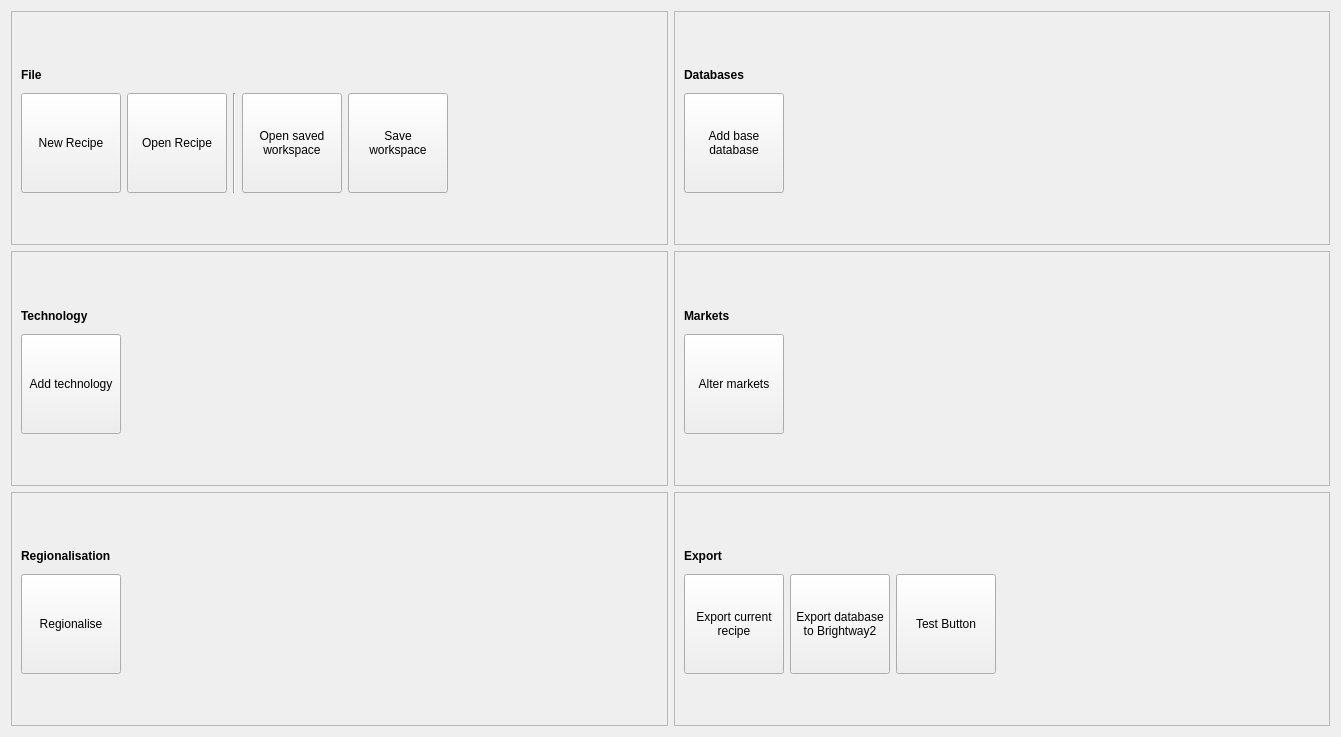
<?xml version="1.0" encoding="UTF-8"?>
<ui version="4.0">
 <class>ActionsWidget</class>
 <widget class="QWidget" name="ActionsWidget">
  <property name="geometry">
   <rect>
    <x>0</x>
    <y>0</y>
    <width>1341</width>
    <height>737</height>
   </rect>
  </property>
  <property name="windowTitle">
   <string>Form</string>
  </property>
  <layout class="QGridLayout" name="gridLayout_7">
   <item row="0" column="0">
    <widget class="QFrame" name="fileFrame">
     <property name="frameShape">
      <enum>QFrame::StyledPanel</enum>
     </property>
     <property name="frameShadow">
      <enum>QFrame::Raised</enum>
     </property>
     <layout class="QGridLayout" name="gridLayout_6">
      <item row="0" column="0">
       <layout class="QVBoxLayout" name="verticalLayout_6">
        <item>
         <widget class="QLabel" name="label_6">
          <property name="maximumSize">
           <size>
            <width>16777215</width>
            <height>25</height>
           </size>
          </property>
          <property name="font">
           <font>
            <weight>75</weight>
            <bold>true</bold>
           </font>
          </property>
          <property name="text">
           <string>File</string>
          </property>
         </widget>
        </item>
        <item>
         <layout class="QHBoxLayout" name="horizontalLayout_6">
          <item>
           <widget class="QPushButton" name="newButton">
            <property name="minimumSize">
             <size>
              <width>100</width>
              <height>100</height>
             </size>
            </property>
            <property name="maximumSize">
             <size>
              <width>100</width>
              <height>100</height>
             </size>
            </property>
            <property name="baseSize">
             <size>
              <width>50</width>
              <height>50</height>
             </size>
            </property>
            <property name="text">
             <string>New Recipe</string>
            </property>
           </widget>
          </item>
          <item>
           <widget class="QPushButton" name="loadButton">
            <property name="minimumSize">
             <size>
              <width>100</width>
              <height>100</height>
             </size>
            </property>
            <property name="maximumSize">
             <size>
              <width>100</width>
              <height>100</height>
             </size>
            </property>
            <property name="baseSize">
             <size>
              <width>50</width>
              <height>50</height>
             </size>
            </property>
            <property name="text">
             <string>Open Recipe</string>
            </property>
           </widget>
          </item>
          <item>
           <widget class="Line" name="line">
            <property name="orientation">
             <enum>Qt::Vertical</enum>
            </property>
           </widget>
          </item>
          <item>
           <widget class="QPushButton" name="loaderButton">
            <property name="minimumSize">
             <size>
              <width>100</width>
              <height>100</height>
             </size>
            </property>
            <property name="maximumSize">
             <size>
              <width>100</width>
              <height>100</height>
             </size>
            </property>
            <property name="baseSize">
             <size>
              <width>50</width>
              <height>50</height>
             </size>
            </property>
            <property name="text">
             <string>Open saved
workspace</string>
            </property>
           </widget>
          </item>
          <item>
           <widget class="QPushButton" name="saveLoaderButton">
            <property name="minimumSize">
             <size>
              <width>100</width>
              <height>100</height>
             </size>
            </property>
            <property name="maximumSize">
             <size>
              <width>100</width>
              <height>100</height>
             </size>
            </property>
            <property name="text">
             <string>Save
workspace</string>
            </property>
           </widget>
          </item>
          <item>
           <spacer name="horizontalSpacer_8">
            <property name="orientation">
             <enum>Qt::Horizontal</enum>
            </property>
            <property name="sizeHint" stdset="0">
             <size>
              <width>40</width>
              <height>20</height>
             </size>
            </property>
           </spacer>
          </item>
         </layout>
        </item>
       </layout>
      </item>
     </layout>
    </widget>
   </item>
   <item row="0" column="1">
    <widget class="QFrame" name="databaseFrame">
     <property name="frameShape">
      <enum>QFrame::StyledPanel</enum>
     </property>
     <property name="frameShadow">
      <enum>QFrame::Raised</enum>
     </property>
     <layout class="QGridLayout" name="gridLayout">
      <item row="0" column="0">
       <layout class="QVBoxLayout" name="verticalLayout">
        <item>
         <widget class="QLabel" name="label">
          <property name="maximumSize">
           <size>
            <width>16777215</width>
            <height>25</height>
           </size>
          </property>
          <property name="font">
           <font>
            <weight>75</weight>
            <bold>true</bold>
           </font>
          </property>
          <property name="text">
           <string>Databases</string>
          </property>
         </widget>
        </item>
        <item>
         <layout class="QHBoxLayout" name="horizontalLayout">
          <item>
           <widget class="QPushButton" name="baseDatabaseButton">
            <property name="sizePolicy">
             <sizepolicy hsizetype="Maximum" vsizetype="Fixed">
              <horstretch>0</horstretch>
              <verstretch>0</verstretch>
             </sizepolicy>
            </property>
            <property name="minimumSize">
             <size>
              <width>100</width>
              <height>100</height>
             </size>
            </property>
            <property name="maximumSize">
             <size>
              <width>100</width>
              <height>100</height>
             </size>
            </property>
            <property name="baseSize">
             <size>
              <width>50</width>
              <height>50</height>
             </size>
            </property>
            <property name="text">
             <string>Add base
database</string>
            </property>
           </widget>
          </item>
          <item>
           <spacer name="horizontalSpacer">
            <property name="orientation">
             <enum>Qt::Horizontal</enum>
            </property>
            <property name="sizeHint" stdset="0">
             <size>
              <width>40</width>
              <height>20</height>
             </size>
            </property>
           </spacer>
          </item>
         </layout>
        </item>
       </layout>
      </item>
     </layout>
    </widget>
   </item>
   <item row="1" column="0">
    <widget class="QFrame" name="technologyFrame">
     <property name="frameShape">
      <enum>QFrame::StyledPanel</enum>
     </property>
     <property name="frameShadow">
      <enum>QFrame::Raised</enum>
     </property>
     <layout class="QGridLayout" name="gridLayout_2">
      <item row="0" column="0">
       <layout class="QVBoxLayout" name="verticalLayout_2">
        <item>
         <widget class="QLabel" name="label_2">
          <property name="maximumSize">
           <size>
            <width>16777215</width>
            <height>25</height>
           </size>
          </property>
          <property name="font">
           <font>
            <weight>75</weight>
            <bold>true</bold>
           </font>
          </property>
          <property name="text">
           <string>Technology</string>
          </property>
         </widget>
        </item>
        <item>
         <layout class="QHBoxLayout" name="horizontalLayout_2">
          <item>
           <widget class="QPushButton" name="technologyFileButton">
            <property name="minimumSize">
             <size>
              <width>100</width>
              <height>100</height>
             </size>
            </property>
            <property name="maximumSize">
             <size>
              <width>100</width>
              <height>100</height>
             </size>
            </property>
            <property name="baseSize">
             <size>
              <width>50</width>
              <height>50</height>
             </size>
            </property>
            <property name="text">
             <string>Add technology</string>
            </property>
           </widget>
          </item>
          <item>
           <spacer name="horizontalSpacer_2">
            <property name="orientation">
             <enum>Qt::Horizontal</enum>
            </property>
            <property name="sizeHint" stdset="0">
             <size>
              <width>40</width>
              <height>20</height>
             </size>
            </property>
           </spacer>
          </item>
         </layout>
        </item>
       </layout>
      </item>
     </layout>
    </widget>
   </item>
   <item row="1" column="1">
    <widget class="QFrame" name="marketsFrame">
     <property name="frameShape">
      <enum>QFrame::StyledPanel</enum>
     </property>
     <property name="frameShadow">
      <enum>QFrame::Raised</enum>
     </property>
     <layout class="QGridLayout" name="gridLayout_4">
      <item row="0" column="0">
       <layout class="QVBoxLayout" name="verticalLayout_4">
        <item>
         <widget class="QLabel" name="label_4">
          <property name="maximumSize">
           <size>
            <width>16777215</width>
            <height>25</height>
           </size>
          </property>
          <property name="font">
           <font>
            <weight>75</weight>
            <bold>true</bold>
           </font>
          </property>
          <property name="text">
           <string>Markets</string>
          </property>
         </widget>
        </item>
        <item>
         <layout class="QHBoxLayout" name="horizontalLayout_4">
          <item>
           <widget class="QPushButton" name="marketsButton">
            <property name="minimumSize">
             <size>
              <width>100</width>
              <height>100</height>
             </size>
            </property>
            <property name="maximumSize">
             <size>
              <width>100</width>
              <height>100</height>
             </size>
            </property>
            <property name="baseSize">
             <size>
              <width>50</width>
              <height>50</height>
             </size>
            </property>
            <property name="text">
             <string>Alter markets</string>
            </property>
           </widget>
          </item>
          <item>
           <spacer name="horizontalSpacer_4">
            <property name="orientation">
             <enum>Qt::Horizontal</enum>
            </property>
            <property name="sizeHint" stdset="0">
             <size>
              <width>40</width>
              <height>20</height>
             </size>
            </property>
           </spacer>
          </item>
         </layout>
        </item>
       </layout>
      </item>
     </layout>
    </widget>
   </item>
   <item row="2" column="0">
    <widget class="QFrame" name="regionalisationFrame">
     <property name="frameShape">
      <enum>QFrame::StyledPanel</enum>
     </property>
     <property name="frameShadow">
      <enum>QFrame::Raised</enum>
     </property>
     <layout class="QGridLayout" name="gridLayout_3">
      <item row="0" column="0">
       <layout class="QVBoxLayout" name="verticalLayout_3">
        <item>
         <widget class="QLabel" name="label_3">
          <property name="maximumSize">
           <size>
            <width>16777215</width>
            <height>25</height>
           </size>
          </property>
          <property name="font">
           <font>
            <weight>75</weight>
            <bold>true</bold>
           </font>
          </property>
          <property name="text">
           <string>Regionalisation</string>
          </property>
         </widget>
        </item>
        <item>
         <layout class="QHBoxLayout" name="horizontalLayout_3">
          <item>
           <widget class="QPushButton" name="regionaliseButton">
            <property name="minimumSize">
             <size>
              <width>100</width>
              <height>100</height>
             </size>
            </property>
            <property name="maximumSize">
             <size>
              <width>100</width>
              <height>100</height>
             </size>
            </property>
            <property name="baseSize">
             <size>
              <width>50</width>
              <height>50</height>
             </size>
            </property>
            <property name="text">
             <string>Regionalise</string>
            </property>
           </widget>
          </item>
          <item>
           <spacer name="horizontalSpacer_3">
            <property name="orientation">
             <enum>Qt::Horizontal</enum>
            </property>
            <property name="sizeHint" stdset="0">
             <size>
              <width>40</width>
              <height>20</height>
             </size>
            </property>
           </spacer>
          </item>
         </layout>
        </item>
       </layout>
      </item>
     </layout>
    </widget>
   </item>
   <item row="2" column="1">
    <widget class="QFrame" name="exportFrame">
     <property name="frameShape">
      <enum>QFrame::StyledPanel</enum>
     </property>
     <property name="frameShadow">
      <enum>QFrame::Raised</enum>
     </property>
     <layout class="QGridLayout" name="gridLayout_5">
      <item row="0" column="0">
       <layout class="QVBoxLayout" name="verticalLayout_5">
        <item>
         <widget class="QLabel" name="label_5">
          <property name="maximumSize">
           <size>
            <width>16777215</width>
            <height>25</height>
           </size>
          </property>
          <property name="font">
           <font>
            <weight>75</weight>
            <bold>true</bold>
           </font>
          </property>
          <property name="text">
           <string>Export</string>
          </property>
         </widget>
        </item>
        <item>
         <layout class="QHBoxLayout" name="horizontalLayout_5">
          <item>
           <widget class="QPushButton" name="exportButton">
            <property name="minimumSize">
             <size>
              <width>100</width>
              <height>100</height>
             </size>
            </property>
            <property name="maximumSize">
             <size>
              <width>100</width>
              <height>100</height>
             </size>
            </property>
            <property name="baseSize">
             <size>
              <width>50</width>
              <height>50</height>
             </size>
            </property>
            <property name="text">
             <string>Export current
recipe</string>
            </property>
           </widget>
          </item>
          <item>
           <widget class="QPushButton" name="exportBrightwayButton">
            <property name="minimumSize">
             <size>
              <width>100</width>
              <height>100</height>
             </size>
            </property>
            <property name="maximumSize">
             <size>
              <width>100</width>
              <height>100</height>
             </size>
            </property>
            <property name="text">
             <string>Export database
to Brightway2</string>
            </property>
           </widget>
          </item>
          <item>
           <widget class="QPushButton" name="testButton">
            <property name="minimumSize">
             <size>
              <width>100</width>
              <height>100</height>
             </size>
            </property>
            <property name="maximumSize">
             <size>
              <width>100</width>
              <height>100</height>
             </size>
            </property>
            <property name="text">
             <string>Test Button</string>
            </property>
           </widget>
          </item>
          <item>
           <spacer name="horizontalSpacer_5">
            <property name="orientation">
             <enum>Qt::Horizontal</enum>
            </property>
            <property name="sizeHint" stdset="0">
             <size>
              <width>40</width>
              <height>20</height>
             </size>
            </property>
           </spacer>
          </item>
         </layout>
        </item>
       </layout>
      </item>
     </layout>
    </widget>
   </item>
  </layout>
 </widget>
 <resources/>
 <connections/>
</ui>
